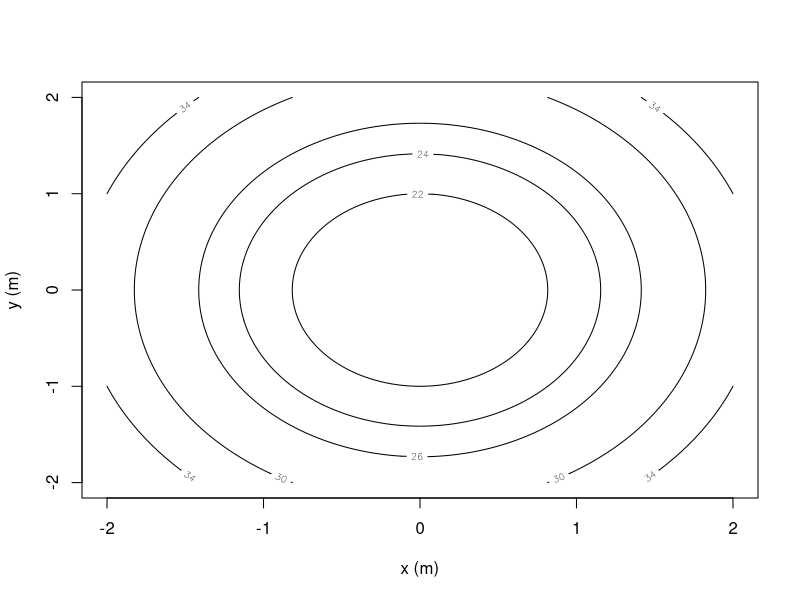

Source code (R):
# Chapter 3 paired calculations. Uses base R.
Tfield <- function(x,y) 20+3*x^2+2*y^2
x <- seq(-2,2,length.out=120); y <- seq(-2,2,length.out=120)
z <- outer(x,y,Tfield)
pdf('chapter03_paired_temperature_R.pdf',width=6,height=5)
contour(x,y,z,levels=c(22,24,26,30,34),xlab='x (m)',ylab='y (m)')
dev.off()
stopifnot(Tfield(1,-2)==31)
f <- function(x,y) exp(x*y)+x^3*y
fx <- function(x,y) y*exp(x*y)+3*x^2*y
fy <- function(x,y) x*exp(x*y)+x^3
partial <- function(f,x,y,axis='x',h=1e-5) {
  if (axis=='x') (f(x+h,y)-f(x-h,y))/(2*h)
  else (f(x,y+h)-f(x,y-h))/(2*h)
}
stopifnot(abs(partial(f,1,.5)-fx(1,.5))<1e-8)
h <- function(x,y) x*y/(x^2+y^2)
t <- 10^(-seq(1,6))
print(data.frame(t=t,axis=h(t,0),diagonal=h(t,t)))
J <- function(u,v) matrix(c(2*u,2*v,-2*v,2*u),2,2)
stopifnot(abs(det(J(1,2))-20)<1e-10)
Rg <- 8.314; n <- 1; V <- .025; Temp <- 300
P <- function(v,t) n*Rg*t/v
dV <- .0001; dT <- 2
linear <- (-n*Rg*Temp/V^2)*dV+(n*Rg/V)*dT
actual <- P(V+dV,Temp+dT)-P(V,Temp)
stopifnot(abs(linear-266.048)<1e-8, abs(actual-linear)<10)
print(c(predicted=linear,actual=actual,error=actual-linear))
